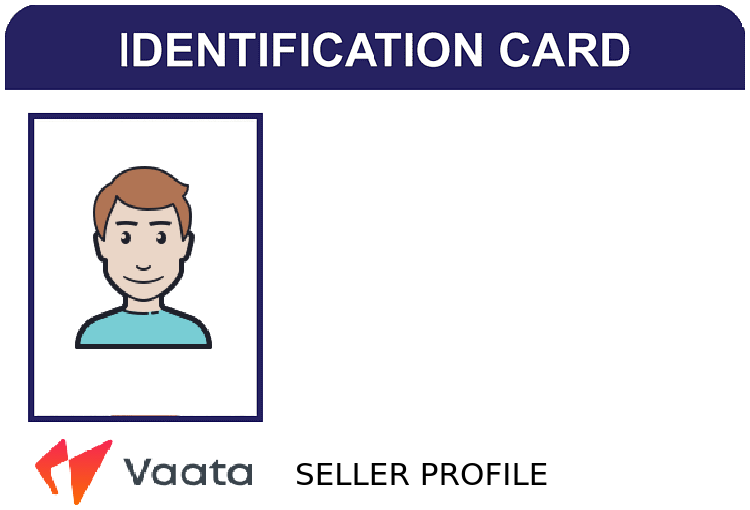
#> input picture ID Creator/input/id_src_male.png, 750 x 510 px
$ python create_document.py
#> lines starting #> are read from the running program, lines starting #| are printed output that depends on the picture
from PIL import Image, ImageDraw, ImageFont
import textwrap
wrapper = textwrap.TextWrapper(width=25)

font = ImageFont.truetype('font/Roboto.ttf', size=20)
name = "Arik Sarkar"
addr = "94 Liberty Street, Zurich, Switzerland 9000."
addr = "\n".join(str(i) for i in wrapper.wrap(text=addr))
gender = "m"
dob = "1990-12-07"
id_number = "VAATA1234567890987654321"
created_on = "2020"
email = "ariksarkar16@gmail.com"
phone = "+41 26 842 19 61"
txt_initials = "Name: \n\nDOB: \n\nSex: \n\nID No. \n\nEmail: \n\nPhone: \n\nAddress: "
txt = "{w}\n\n{x}\n\n{y}\n\n{id}\n\n{e}\n\n{p}\n\n{z}".format(w=name.upper(), x=dob, y=gender.upper(), z=addr, id=id_number, e=email, p=phone)


# image = Image.new('RGB', (640, 480), color = (255, 255, 255))
image = Image.open('./input/id_src_male.png') if gender.upper() in ['M', 'MALE'] else Image.open('./input/id_src_female.png')
#> image is the input picture: PIL image 750x510 RGBA; mean R, G, B, A 213.7, 212.1, 221.8, 255
draw = ImageDraw.Draw(image)
draw.text((300,110), txt_initials, fill=(135, 140, 138), font=font)
draw.text((400,110), txt, fill=(0, 0, 0), font=font)
filename = './output/_document_.png'
image.save(filename)
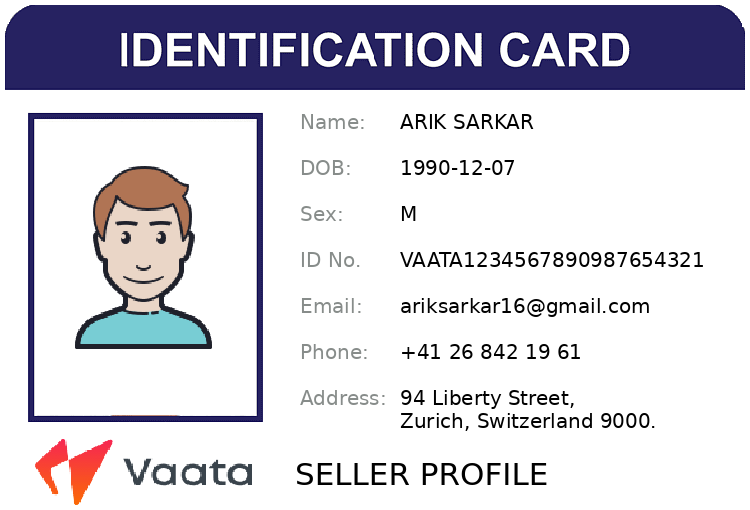
#> saved as _document_.png: PIL image 750x510 RGBA; mean R, G, B, A 208.7, 207.2, 216.8, 255
